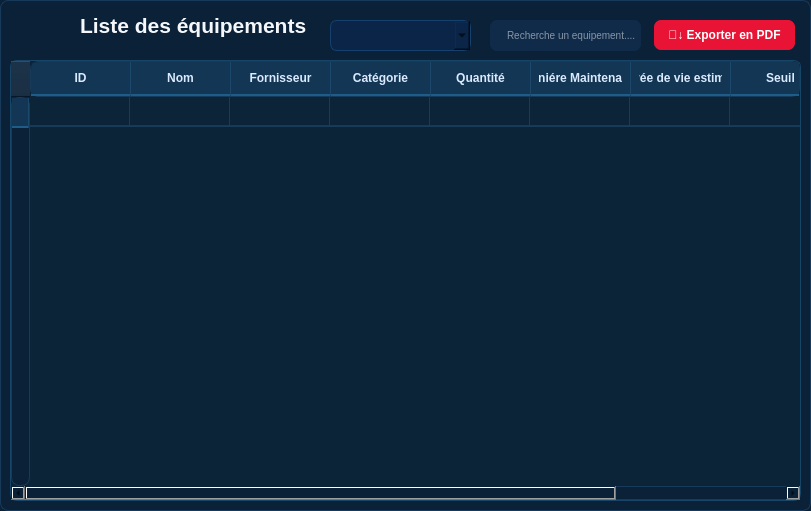
         <widget class="QFrame" name="listeframe">
          <property name="geometry">
           <rect>
            <x>580</x>
            <y>80</y>
            <width>811</width>
            <height>511</height>
           </rect>
          </property>
          <property name="styleSheet">
           <string notr="true">background-color: #0A2138;
border: 1px solid #183A5A;
border-radius: 8px;</string>
          </property>
          <property name="frameShape">
           <enum>QFrame::Shape::StyledPanel</enum>
          </property>
          <property name="frameShadow">
           <enum>QFrame::Shadow::Raised</enum>
          </property>
          <widget class="QTableWidget" name="equipementtabl">
           <property name="geometry">
            <rect>
             <x>10</x>
             <y>60</y>
             <width>791</width>
             <height>441</height>
            </rect>
           </property>
           <property name="styleSheet">
            <string notr="true">QTableWidget {
    background-color: #0b2438;
    color: #dbeafe;
    gridline-color: #173b58;
    border: 1px solid #174568;
    border-radius: 7px;
    selection-background-color: #163f5f;
    selection-color: white;
}

/* En-tête horizontal */
QHeaderView::section {
    background-color: #123653;
    color: #dbeafe;
    padding: 8px;
    border: none;
    border-right: 1px solid #1c496b;
    border-bottom: 2px solid #1e5d87;
    font-size: 12px;
    font-weight: bold;
}

/* Première colonne */
QHeaderView::section:first {
    border-top-left-radius: 8px;
}

/* Dernière colonne */
QHeaderView::section:last {
    border-top-right-radius: 8px;
}

/* Quand la souris passe sur une colonne */
QHeaderView::section:hover {
    background-color: #1a4666;
}

/* Lignes */
QTableWidget::item {
    padding: 6px;
    border-bottom: 1px solid #123b59;
}

/* Ligne sélectionnée */
QTableWidget::item:selected {
    background-color: #1d4f73;
    color: white;
}

</string>
           </property>
           <property name="frameShape">
            <enum>QFrame::Shape::NoFrame</enum>
           </property>
           <row>
            <property name="text">
             <string/>
            </property>
           </row>
           <column>
            <property name="text">
             <string>ID</string>
            </property>
            <property name="background">
             <color>
              <red>16</red>
              <green>43</green>
              <blue>74</blue>
             </color>
            </property>
            <property name="foreground">
             <brush brushstyle="NoBrush">
              <color alpha="255">
               <red>255</red>
               <green>255</green>
               <blue>255</blue>
              </color>
             </brush>
            </property>
           </column>
           <column>
            <property name="text">
             <string>Nom</string>
            </property>
           </column>
           <column>
            <property name="text">
             <string>Fornisseur</string>
            </property>
            <property name="background">
             <color>
              <red>16</red>
              <green>43</green>
              <blue>74</blue>
             </color>
            </property>
            <property name="foreground">
             <brush brushstyle="NoBrush">
              <color alpha="255">
               <red>255</red>
               <green>255</green>
               <blue>255</blue>
              </color>
             </brush>
            </property>
           </column>
           <column>
            <property name="text">
             <string>Catégorie</string>
            </property>
            <property name="background">
             <color>
              <red>16</red>
              <green>43</green>
              <blue>74</blue>
             </color>
            </property>
            <property name="foreground">
             <brush brushstyle="NoBrush">
              <color alpha="255">
               <red>255</red>
               <green>255</green>
               <blue>255</blue>
              </color>
             </brush>
            </property>
           </column>
           <column>
            <property name="text">
             <string>Quantité</string>
            </property>
            <property name="background">
             <color>
              <red>16</red>
              <green>43</green>
              <blue>74</blue>
             </color>
            </property>
            <property name="foreground">
             <brush brushstyle="NoBrush">
              <color alpha="255">
               <red>255</red>
               <green>255</green>
               <blue>255</blue>
              </color>
             </brush>
            </property>
           </column>
           <column>
            <property name="text">
             <string>Derniére Maintenance</string>
            </property>
            <property name="background">
             <color>
              <red>16</red>
              <green>43</green>
              <blue>74</blue>
             </color>
            </property>
            <property name="foreground">
             <brush brushstyle="NoBrush">
              <color alpha="255">
               <red>255</red>
               <green>255</green>
               <blue>255</blue>
              </color>
             </brush>
            </property>
           </column>
           <column>
            <property name="text">
             <string>Durée de vie estimée </string>
            </property>
            <property name="background">
             <color>
              <red>16</red>
              <green>43</green>
              <blue>74</blue>
             </color>
            </property>
            <property name="foreground">
             <brush brushstyle="NoBrush">
              <color alpha="255">
               <red>255</red>
               <green>255</green>
               <blue>255</blue>
              </color>
             </brush>
            </property>
           </column>
           <column>
            <property name="text">
             <string>Seuil</string>
            </property>
            <property name="background">
             <color>
              <red>16</red>
              <green>43</green>
              <blue>74</blue>
             </color>
            </property>
            <property name="foreground">
             <brush brushstyle="NoBrush">
              <color alpha="255">
               <red>255</red>
               <green>255</green>
               <blue>255</blue>
              </color>
             </brush>
            </property>
           </column>
           <column>
            <property name="text">
             <string>Action</string>
            </property>
           </column>
           <item row="0" column="0">
            <property name="text">
             <string/>
            </property>
           </item>
           <item row="0" column="8">
            <property name="text">
             <string/>
            </property>
           </item>
          </widget>
          <widget class="QLabel" name="listeTitle">
           <property name="geometry">
            <rect>
             <x>80</x>
             <y>10</y>
             <width>281</width>
             <height>31</height>
            </rect>
           </property>
           <property name="styleSheet">
            <string notr="true">QLabel#listeTitle {
    color: #F5F7FA;
    font-size: 21px;
    font-weight: 700;
 border: none;
}</string>
           </property>
           <property name="text">
            <string>Liste des équipements</string>
           </property>
          </widget>
          <widget class="QLineEdit" name="recherchebar">
           <property name="geometry">
            <rect>
             <x>490</x>
             <y>20</y>
             <width>151</width>
             <height>31</height>
            </rect>
           </property>
           <property name="styleSheet">
            <string notr="true">QLineEdit#recherchebar {
    background-color: #102B4A;
    border: none;
    border-radius: 7px;
    color: white;
    padding-left: 15px;
    font-size: 10px;
}</string>
           </property>
           <property name="placeholderText">
            <string>Recherche un equipement....</string>
           </property>
          </widget>
          <widget class="QPushButton" name="pdfbutton">
           <property name="geometry">
            <rect>
             <x>654</x>
             <y>20</y>
             <width>141</width>
             <height>30</height>
            </rect>
           </property>
           <property name="styleSheet">
            <string notr="true">QPushButton#pdfbutton {
    background-color: #E91435;
    color: #FFFFFF;
    border: none;
    border-radius: 7px;
    padding-left: 8px;
    padding-right: 8px;
    font-family: &quot;Segoe UI&quot;;
    font-size: 12px;
    font-weight: bold;
}

QPushButton#pdfbutton:hover {
    background-color: #FF2345;
}

QPushButton#pdfbutton:pressed {
    background-color: #B90F2B;
}

QPushButton#pdfbutton:disabled {
    background-color: #4A2530;
    color: #8293A8;
}</string>
           </property>
           <property name="text">
            <string>📄↓ Exporter en PDF</string>
           </property>
          </widget>
          <widget class="QLabel" name="equipicon">
           <property name="geometry">
            <rect>
             <x>10</x>
             <y>0</y>
             <width>61</width>
             <height>61</height>
            </rect>
           </property>
           <property name="styleSheet">
            <string notr="true">

QLabel#equipicon {
    background-color: transparent;
    border: none;
    padding: 0px;
    margin: 0px;
image: url(:/image/image/equipicon.png);
}</string>
           </property>
           <property name="text">
            <string/>
           </property>
          </widget>
          <widget class="QComboBox" name="trie">
           <property name="geometry">
            <rect>
             <x>330</x>
             <y>20</y>
             <width>141</width>
             <height>31</height>
            </rect>
           </property>
           <property name="styleSheet">
            <string notr="true">background: #0A2548;
border: 1px solid #16416E;
border-radius: 7px;</string>
           </property>
           <property name="placeholderText">
            <string>Trier par</string>
           </property>
          </widget>
         </widget>
